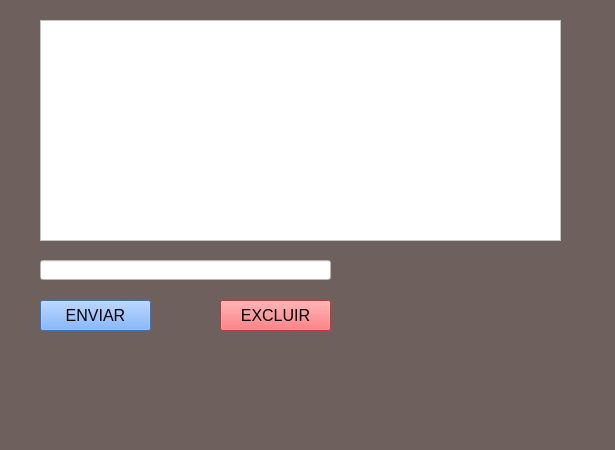
<?xml version="1.0" encoding="UTF-8"?>
<ui version="4.0">
 <class>MainWindow</class>
 <widget class="QMainWindow" name="MainWindow">
  <property name="geometry">
   <rect>
    <x>0</x>
    <y>0</y>
    <width>615</width>
    <height>450</height>
   </rect>
  </property>
  <property name="windowTitle">
   <string>MainWindow</string>
  </property>
  <property name="styleSheet">
   <string notr="true">background-color: rgb(192, 202, 255);
background-color: rgb(109, 96, 93);</string>
  </property>
  <widget class="QWidget" name="centralwidget">
   <widget class="QListWidget" name="listWidget">
    <property name="geometry">
     <rect>
      <x>40</x>
      <y>20</y>
      <width>521</width>
      <height>221</height>
     </rect>
    </property>
    <property name="font">
     <font>
      <pointsize>12</pointsize>
     </font>
    </property>
    <property name="styleSheet">
     <string notr="true">background-color: rgb(255, 255, 255);</string>
    </property>
   </widget>
   <widget class="QLineEdit" name="lineEdit">
    <property name="geometry">
     <rect>
      <x>40</x>
      <y>260</y>
      <width>291</width>
      <height>20</height>
     </rect>
    </property>
    <property name="font">
     <font>
      <pointsize>11</pointsize>
     </font>
    </property>
    <property name="styleSheet">
     <string notr="true">background-color: rgb(255, 255, 255);</string>
    </property>
   </widget>
   <widget class="QPushButton" name="pushButton">
    <property name="geometry">
     <rect>
      <x>40</x>
      <y>300</y>
      <width>111</width>
      <height>31</height>
     </rect>
    </property>
    <property name="font">
     <font>
      <pointsize>12</pointsize>
     </font>
    </property>
    <property name="styleSheet">
     <string notr="true">background-color: rgb(88, 155, 255);</string>
    </property>
    <property name="text">
     <string>ENVIAR</string>
    </property>
   </widget>
   <widget class="QPushButton" name="pushButton_2">
    <property name="geometry">
     <rect>
      <x>220</x>
      <y>300</y>
      <width>111</width>
      <height>31</height>
     </rect>
    </property>
    <property name="font">
     <font>
      <pointsize>12</pointsize>
     </font>
    </property>
    <property name="styleSheet">
     <string notr="true">background-color: rgb(255, 80, 83);</string>
    </property>
    <property name="text">
     <string>EXCLUIR</string>
    </property>
   </widget>
  </widget>
  <widget class="QMenuBar" name="menubar">
   <property name="geometry">
    <rect>
     <x>0</x>
     <y>0</y>
     <width>615</width>
     <height>21</height>
    </rect>
   </property>
  </widget>
  <widget class="QStatusBar" name="statusbar"/>
 </widget>
 <resources/>
 <connections/>
</ui>
